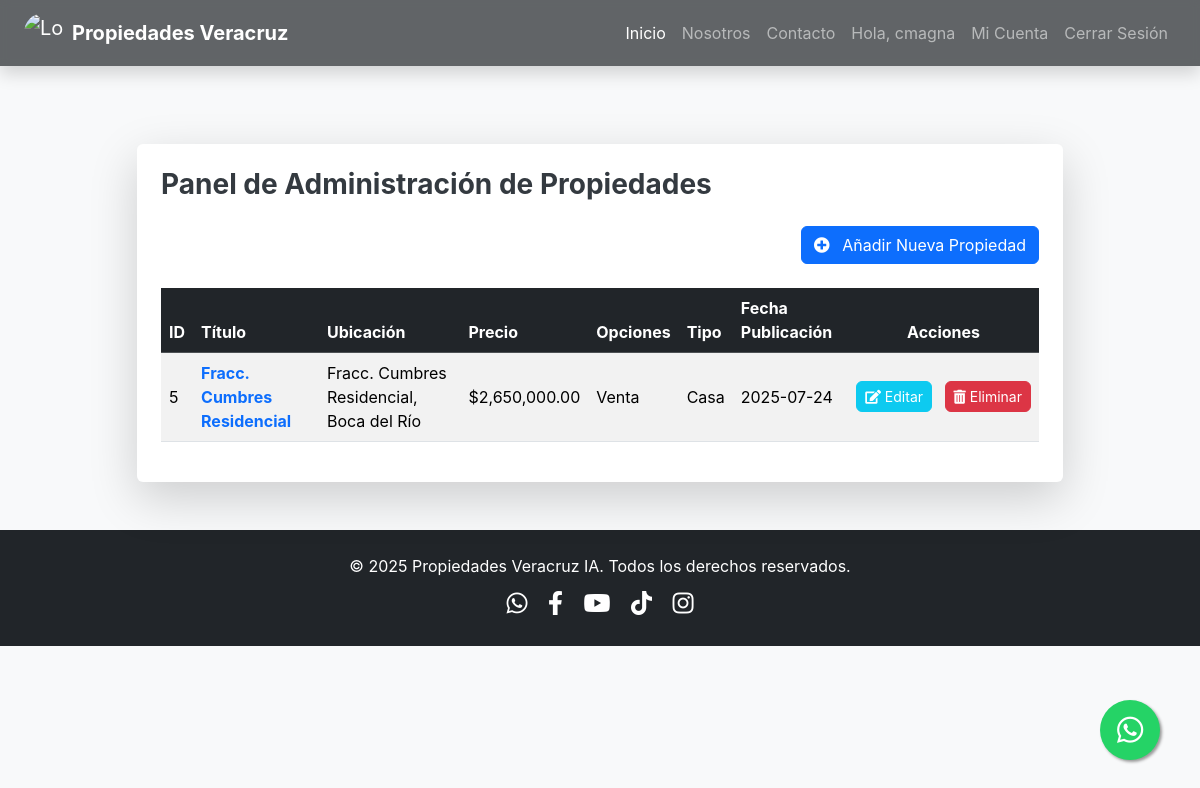
/dashboard (signed in), run on an earlier commit of the app's database.
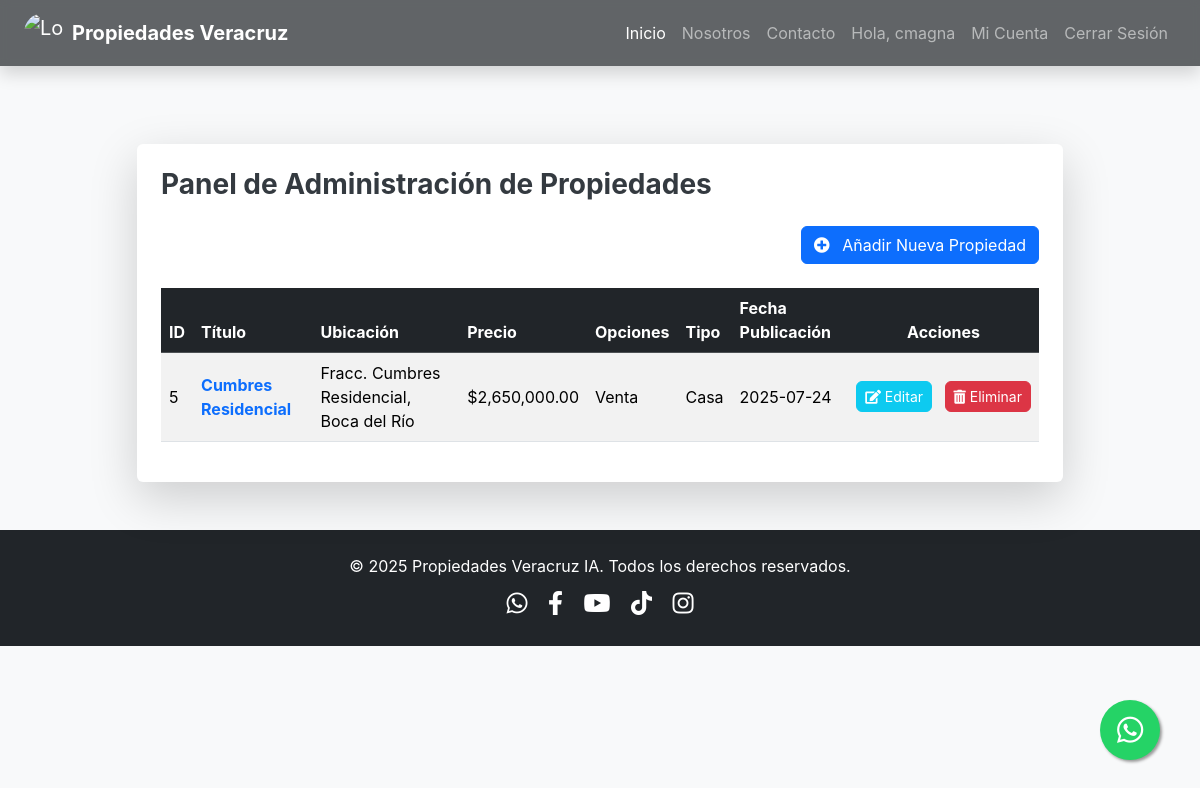
And on a later commit of the database.
### models.py (models this page shows, shortened)
class User(db.Model, UserMixin):
    __tablename__ = 'user'
    id = db.Column(db.Integer, primary_key=True)
    username = db.Column(db.String(80), unique=True, nullable=False)
    email = db.Column(db.String(120), unique=True, nullable=False)
    password_hash = db.Column(db.String(128), nullable=False)
    is_admin = db.Column(db.Boolean, default=False, nullable=True)

class Property(db.Model):
    __tablename__ = 'property' # Añadido nombre de tabla explícito para consistencia
    id = db.Column(db.Integer, primary_key=True)
    titulo = db.Column(db.String(100), nullable=False)
    descripcion = db.Column(db.Text, nullable=False)
    precio = db.Column(db.Float, nullable=False)
    ubicacion = db.Column(db.String(200), nullable=False)
    municipio = db.Column(db.String(100), nullable=False)
    property_options = db.Column(db.String(100), nullable=False)
    tipo_propiedad = db.Column(db.String(50), nullable=False) # Ej: Casa, Departamento, Terreno
    num_habitaciones = db.Column(db.Integer, nullable=True)
    num_banos = db.Column(db.Integer, nullable=True)
    num_medios_banos = db.Column(db.Integer, default=0)
    num_estacionamientos = db.Column(db.Integer, default=0)
    area_construccion_metros_cuadrados = db.Column(db.Float, nullable=True)
    area_terreno_metros_cuadrados = db.Column(db.Float, nullable=True)
    antiguedad = db.Column(db.Integer, nullable=True) # En años
    cuota_mantenimiento = db.Column(db.Float, default=0.0)
    fecha_publicacion = db.Column(db.DateTime, default=datetime.utcnow)
    images = db.relationship('PropertyImage', backref='property', lazy=True, cascade="all, delete-orphan")
    agente_id = db.Column(db.Integer, db.ForeignKey('user.id'), nullable=False)
    agente = db.relationship('User', backref='managed_properties') # Relación inversa para acceder a las propiedades de un usuario

### app.py (the view)
@main.route("/dashboard")
@login_required
def dashboard():
    page = request.args.get('page', 1, type=int)
    user_properties_query = Property.query.filter_by(agente_id=current_user.id).order_by(Property.fecha_publicacion.desc())
    pagination = user_properties_query.paginate(page=page, per_page=current_app.config['PROPERTIES_PER_PAGE'], error_out=False)
    properties = pagination.items
    return render_template('dashboard.html',
                           properties=properties,
                           pagination=pagination,
                           title='Mi Panel de Administración')

### app.py (called while the page is built)
@login_manager.user_loader
def load_user(user_id):
    return db.session.get(User, int(user_id))

### templates/dashboard.html (shortened to what this page needs)
{% extends "base.html" %}
{% block content %}
    <div class="container my-5 pt-5">
        <div class="row justify-content-center">
            <div class="col-lg-10 col-md-12">
                <div class="card shadow-lg border-0 rounded-lg p-4">
                    <h2 class="mb-4 text-center fw-bold text-primary fs-3">Panel de Administración de Propiedades</h2>
                    <div class="d-flex justify-content-end mb-4">
                        <a href="{{ url_for('main.add_property') }}" class="btn btn-primary">
                            <i class="fas fa-plus-circle me-2"></i> Añadir Nueva Propiedad
                        </a>
                    </div>
                    {% if properties %}
                        <div class="table-responsive">
                            <table class="table table-striped table-hover align-middle">
                                <thead class="table-dark">
                                    <tr>
                                        <th scope="col">ID</th>
                                        <th scope="col">Título</th>
                                        <th scope="col">Ubicación</th>
                                        <th scope="col">Precio</th>
                                        <th scope="col">Opciones</th>
                                        <th scope="col">Tipo</th>
                                        <th scope="col">Fecha Publicación</th>
                                        <th scope="col" class="text-center">Acciones</th>
                                    </tr>
                                </thead>
                                <tbody>
                                    {% for property in properties %}
                                    <tr>
                                        <td>{{ property.id }}</td>
                                        <td><a href="{{ url_for('main.property_detail', property_id=property.id) }}" class="text-decoration-none text-primary fw-bold">{{ property.titulo }}</a></td>
                                        <td>{{ property.ubicacion }}, {{ property.municipio }}</td>
                                        <td>${{ "{:,.2f}".format(property.precio) }}</td>
                                        <td>{{ property.property_options }}</td>
                                        <td>{{ property.tipo_propiedad }}</td>
                                        <td>{{ property.fecha_publicacion.strftime('%Y-%m-%d') }}</td>
                                        <td class="text-center text-nowrap">
                                            <a href="{{ url_for('main.edit_property', property_id=property.id) }}" class="btn btn-sm btn-info text-white me-2 rounded">
                                                <i class="fas fa-edit"></i> Editar
                                            </a>
                                            <form action="{{ url_for('main.delete_property', property_id=property.id) }}" method="POST" class="d-inline">
                                                <button type="submit" class="btn btn-sm btn-danger rounded" onclick="return confirm('¿Estás seguro de que quieres eliminar esta propiedad? Esta acción no se puede deshacer.');">
                                                    <i class="fas fa-trash-alt"></i> Eliminar
                                                </button>
                                            </form>
                                        </td>
                                    </tr>
                                    {% endfor %}
                                </tbody>
                            </table>
                        </div>
                    {% else %}
                        <div class="alert alert-info text-center" role="alert">
                            Aún no has añadido ninguna propiedad. ¡Haz clic en "Añadir Nueva Propiedad" para empezar!
                        </div>
                    {% endif %}
                </div>
            </div>
        </div>
    </div>
{% endblock content %}

### templates/base.html (shortened to what this page needs)
<!DOCTYPE html>
<html lang="es">
<head>
    <link href="https://cdn.jsdelivr.net/npm/bootstrap@5.3.3/dist/css/bootstrap.min.css" rel="stylesheet">
    <link rel="stylesheet" href="https://cdn.jsdelivr.net/npm/bootstrap-icons@1.11.3/font/bootstrap-icons.min.css">
    <link rel="stylesheet" href="https://cdnjs.cloudflare.com/ajax/libs/font-awesome/5.15.4/css/all.min.css" />
    <link rel="stylesheet" href="https://cdnjs.cloudflare.com/ajax/libs/animate.css/4.1.1/animate.min.css"/>
    <link rel="stylesheet" href="{{ url_for('static', filename='style.css') }}">
</head>
<body>
    <nav class="navbar navbar-expand-lg navbar-dark bg-dark fixed-top shadow">
        <div class="container-fluid px-4">
            <a class="navbar-brand d-flex align-items-center me-auto" href="{{ url_for('main.home') }}">
                <img src="{{ url_for('static', filename='img/banners/logo_01.jpg') }}" alt="Logo" width="40" height="40" class="d-inline-block align-text-top rounded-circle me-2">
                <span class="fw-bold">Propiedades Veracruz </span>
            </a>
            <div class="collapse navbar-collapse" id="navbarNav">
                <ul class="navbar-nav ms-auto">
                    <li class="nav-item">
                        <a class="nav-link active" aria-current="page" href="{{ url_for('main.home') }}">Inicio</a>
                    </li>
                    <li class="nav-item">
                        <a class="nav-link" href="{{ url_for('main.about_us') }}">Nosotros</a>
                    </li>
                    <li class="nav-item">
                        <a class="nav-link" href="{{ url_for('main.contact') }}">Contacto</a>
                    </li>
                    {% if current_user.is_authenticated %}
                        <li class="nav-item">
                            <span class="nav-link">
                                Hola,
                                {% if current_user.is_admin %}
                                    Admin ({{ current_user.username }})
                                {% else %}
                                    {{ current_user.username }}
                                {% endif %}
                            </span>
                        </li>
                        <li class="nav-item">
                            <a class="nav-link" href="{{ url_for('main.dashboard') }}">Mi Cuenta</a>
                        </li>
                        <li class="nav-item">
                            <a class="nav-link" href="{{ url_for('main.logout') }}">Cerrar Sesión</a>
                        </li>
                    {% endif %}
                </ul>
            </div>
        </div>
    </nav>
    <main class="pt-5">
        {% block content %}{% endblock %}
    </main>
    <footer class="bg-dark text-white text-center py-4 mt-5">
        <div class="container">
            <p class="mb-0">© 2025 Propiedades Veracruz IA. Todos los derechos reservados.</p>
            <div class="social-icons mt-2">
                <a href="https://wa.me/522293019294" class="text-white mx-2" target="_blank" rel="noopener noreferrer"><i class="fab fa-whatsapp"></i></a>
                <a href="https://www.facebook.com/cMagnaDjesus" class="text-white mx-2" target="_blank" rel="noopener noreferrer"><i class="fab fa-facebook-f"></i></a>
                <a href="https://www.youtube.com/@propiedades-veracruz_2024" class="text-white mx-2" target="_blank" rel="noopener noreferrer"><i class="fab fa-youtube"></i></a>
                <a href="https://www.tiktok.com/@cmagnadj" class="text-white mx-2" target="_blank" rel="noopener noreferrer"><i class="fab fa-tiktok"></i></a>
                <a href="https://www.instagram.com/propiedades_veracruz/" class="text-white mx-2" target="_blank" rel="noopener noreferrer"><i class="fab fa-instagram"></i></a>
            </div>
        </div>
    </footer>
    <a href="#" id="whatsapp-float-btn" class="whatsapp-float" target="_blank" rel="noopener noreferrer">
        <i class="fab fa-whatsapp"></i>
    </a>
</body>
</html>

### static/style.css (style rules this page uses)
html, body { height: 100%; margin: 0; font-family: 'Inter', sans-serif; background-color: #f8f9fa; color: #343a40; }
.navbar { transition: background-color 0.3s ease-in-out; backdrop-filter: blur(5px); background-color: rgba(33, 37, 41, 0.7) !important; }
.navbar-brand .fw-bold { font-weight: 700 !important; }
.container h2.text-primary { font-size: 1.5rem; color: #343a40 !important; text-align: left !important; }
footer { background-color: #212529; color: #f8f9fa; }
.social-icons a { font-size: 1.5rem; margin: 0 10px; color: #f8f9fa; transition: color 0.3s ease; }
.whatsapp-float { position: fixed; width: 60px; height: 60px; bottom: 40px; right: 40px; background-color: #25d366; color: #FFF; border-radius: 50px; text-align: center; font-size: 30px; box-shadow: 2px 2px 3px #999; z-index: 1000; display: flex; justify-content: center; align-items: center; text-decoration: none; transition: background-color 0.3s ease, transform 0.3s ease; }
.whatsapp-float i { margin-top: 0; }

What changed in the data, as far as the page shows it:
changed Property "Fracc. Cumbres Residencial": titulo "Fracc. Cumbres Residencial" → "Cumbres Residencial"
